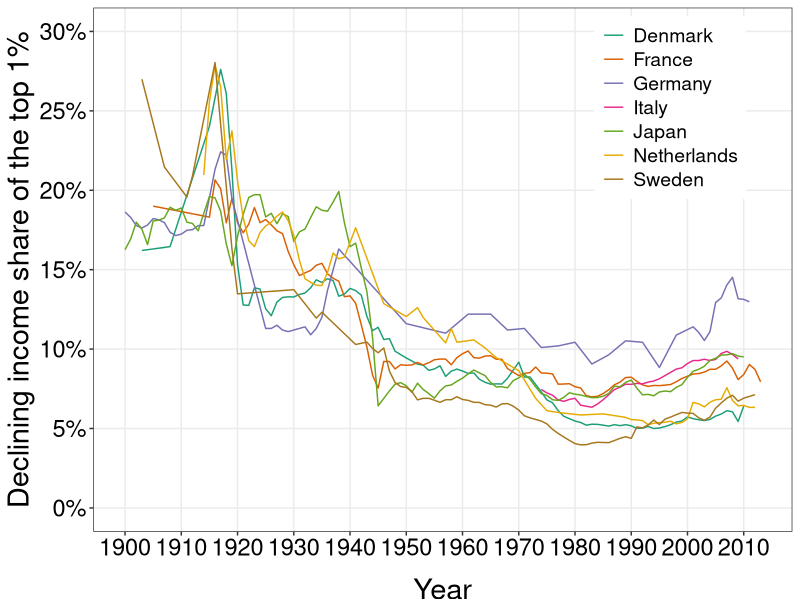
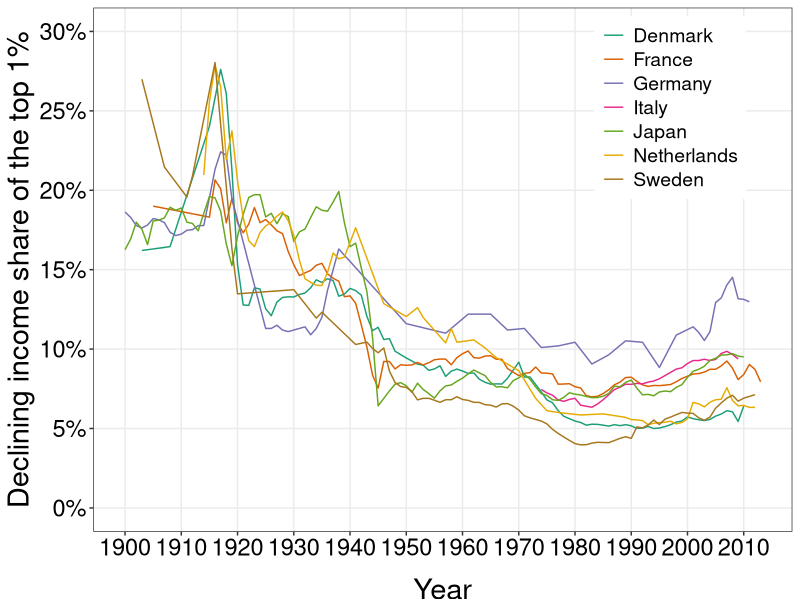

The R source for these figures, in order:
require(shape)
library(tidyverse)
library(lubridate)
library(openxlsx)
library(readxl)

declining_share <- read_excel("capitalism/declining_share.xlsx")

COL <- c("#7fc97f", "#beaed4", "#fdc086", "#ffff99", "#386cb0", "#f0027f", "#bf5b17", "#666666")
COLA <- c("#e0f3db", "#99d8c9","#66c2a4","#41ae76", "#238b45", "#005824", "#f0027f")
COLB <- c("#c6dbef", "#4eb3d3", "#2b8cbe", "#0868ac","#084081", "#9e9ac8","#f0027f")
COLC <- c("#fcfbfd", "#efedf5", "#dadaeb", "#bcbddc", "#9e9ac8", "#807dba", "#6a51a3", "#54278f", "#3f007d")
COLD <- c("#DA3030","#41ae76","#F7DE04", "#4eb3d3","#AE82FF","#386cb0","#F48318","#FA328A", "#DA3030")

# Cleaning the wealth share data. Source: CORE
declining_share_gathered <- declining_share %>% 
  gather(Country, declining_share, c("Denmark", "France", "Germany", "Italy", "Japan", "Netherlands", "Sweden") )

declining_share1 <- declining_share_gathered[-c(1, 112, 223, 334, 445, 556, 667), ]

declining_share2 <- declining_share1 %>%
  mutate(Year = ifelse(Country == "Denmark", ...1, ifelse(Country == "France", ...3, ifelse(Country == "Germany", ...5, ifelse(Country == "Italy", ...7, ifelse(Country == "Japan", ...9, ifelse(Country == "Netherlands", ...11, ifelse(Country == "Sweden", ...13, NA))))))))

declining_share2$declining_share = as.numeric(as.character(declining_share2$declining_share))

declining_share3 <- declining_share2 %>%
  select(-c("...1", "...3", "...5", "...7", "...9", "...11", "...13")) %>%
  filter(!is.na(declining_share)) %>%
  mutate(declining_share_decimal = (declining_share)/100)

#Plotting the data
declining_share_plot <- ggplot(declining_share3, aes(x = Year, y = declining_share_decimal, group = Country, color = Country)) +
  geom_line() +
  ylab("Declining income share of the top 1%") +
  scale_y_continuous(breaks = seq(0, 0.3, by = 0.05), labels = scales::percent_format(accuracy = 1), limits = c(0,0.3)) +
  scale_x_continuous(breaks = seq(1900, 2010, by = 10)) +
  scale_color_brewer(palette = "Dark2") +
  theme_bw() +
  theme(panel.grid.minor = element_blank(),
        legend.position = c(0.825, 0.81),
        legend.title = element_blank(),
        axis.title.y = element_text(size = 21, vjust = 1),
        axis.title.x = element_text(size = 21, vjust = -1),
        legend.text = element_text(size = 14),
        axis.text.x = element_text(size = 17, angle = 0, color = "black"),
        axis.text.y = element_text(size = 17, color = "black")
  ) 


print(declining_share_plot) 

#Save plot to PDF
ggsave(declining_share_plot, filename = "declining_share_top_1percent.pdf",
       path = "capitalism",
       width = 9, height = 7, units = "in")
